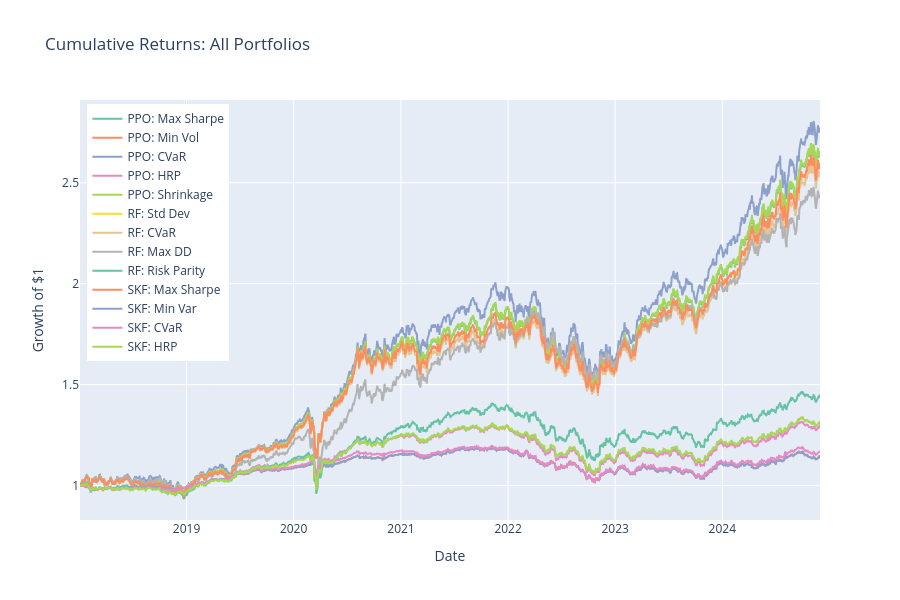

Notebook cell for this chart:
### Markdown cell above
### Visualization: Portfolio Comparison

### Code cell
# Cumulative returns comparison
fig = go.Figure()

colors = px.colors.qualitative.Set2

for i, (name, pf_ret) in enumerate(portfolio_returns.items()):
    cum_ret = (1 + pf_ret).cumprod()
    fig.add_scatter(
        x=dates,
        y=cum_ret,
        mode="lines",
        name=name,
        line=dict(color=colors[i % len(colors)]),
    )

fig.update_layout(
    title="Cumulative Returns: All Portfolios",
    xaxis_title="Date",
    yaxis_title="Growth of $1",
    height=600,
    legend=dict(yanchor="top", y=0.99, xanchor="left", x=0.01),
)
fig.show()

### Figure 1 — Plotly figure (JSON) as saved in the notebook; plotly's stock layout.template omitted (floating-point values rounded to 4 significant figures; data arrays with more than 128 entries replaced by an {"elided": "..."} marker saying what was removed)
{"data": [{"line": {"color": "rgb(102,194,165)"}, "mode": "lines", "name": "PPO: Max Sharpe", "type": "scatter", "x": {"elided": "1739 str values"}, "y": {"elided": "1739 float values"}}, {"line": {"color": "rgb(252,141,98)"}, "mode": "lines", "name": "PPO: Min Vol", "type": "scatter", "x": {"elided": "1739 str values"}, "y": {"elided": "1739 float values"}}, {"line": {"color": "rgb(141,160,203)"}, "mode": "lines", "name": "PPO: CVaR", "type": "scatter", "x": {"elided": "1739 str values"}, "y": {"elided": "1739 float values"}}, {"line": {"color": "rgb(231,138,195)"}, "mode": "lines", "name": "PPO: HRP", "type": "scatter", "x": {"elided": "1739 str values"}, "y": {"elided": "1739 float values"}}, {"line": {"color": "rgb(166,216,84)"}, "mode": "lines", "name": "PPO: Shrinkage", "type": "scatter", "x": {"elided": "1739 str values"}, "y": {"elided": "1739 float values"}}, {"line": {"color": "rgb(255,217,47)"}, "mode": "lines", "name": "RF: Std Dev", "type": "scatter", "x": {"elided": "1739 str values"}, "y": {"elided": "1739 float values"}}, {"line": {"color": "rgb(229,196,148)"}, "mode": "lines", "name": "RF: CVaR", "type": "scatter", "x": {"elided": "1739 str values"}, "y": {"elided": "1739 float values"}}, {"line": {"color": "rgb(179,179,179)"}, "mode": "lines", "name": "RF: Max DD", "type": "scatter", "x": {"elided": "1739 str values"}, "y": {"elided": "1739 float values"}}, {"line": {"color": "rgb(102,194,165)"}, "mode": "lines", "name": "RF: Risk Parity", "type": "scatter", "x": {"elided": "1739 str values"}, "y": {"elided": "1739 float values"}}, {"line": {"color": "rgb(252,141,98)"}, "mode": "lines", "name": "SKF: Max Sharpe", "type": "scatter", "x": {"elided": "1739 str values"}, "y": {"elided": "1739 float values"}}, {"line": {"color": "rgb(141,160,203)"}, "mode": "lines", "name": "SKF: Min Var", "type": "scatter", "x": {"elided": "1739 str values"}, "y": {"elided": "1739 float values"}}, {"line": {"color": "rgb(231,138,195)"}, "mode": "lines", "name": "SKF: CVaR", "type": "scatter", "x": {"elided": "1739 str values"}, "y": {"elided": "1739 float values"}}, {"line": {"color": "rgb(166,216,84)"}, "mode": "lines", "name": "SKF: HRP", "type": "scatter", "x": {"elided": "1739 str values"}, "y": {"elided": "1739 float values"}}], "layout": {"height": 600, "legend": {"x": 0.01, "xanchor": "left", "y": 0.99, "yanchor": "top"}, "title": {"text": "Cumulative Returns: All Portfolios"}, "xaxis": {"title": {"text": "Date"}}, "yaxis": {"title": {"text": "Growth of $1"}}}}
